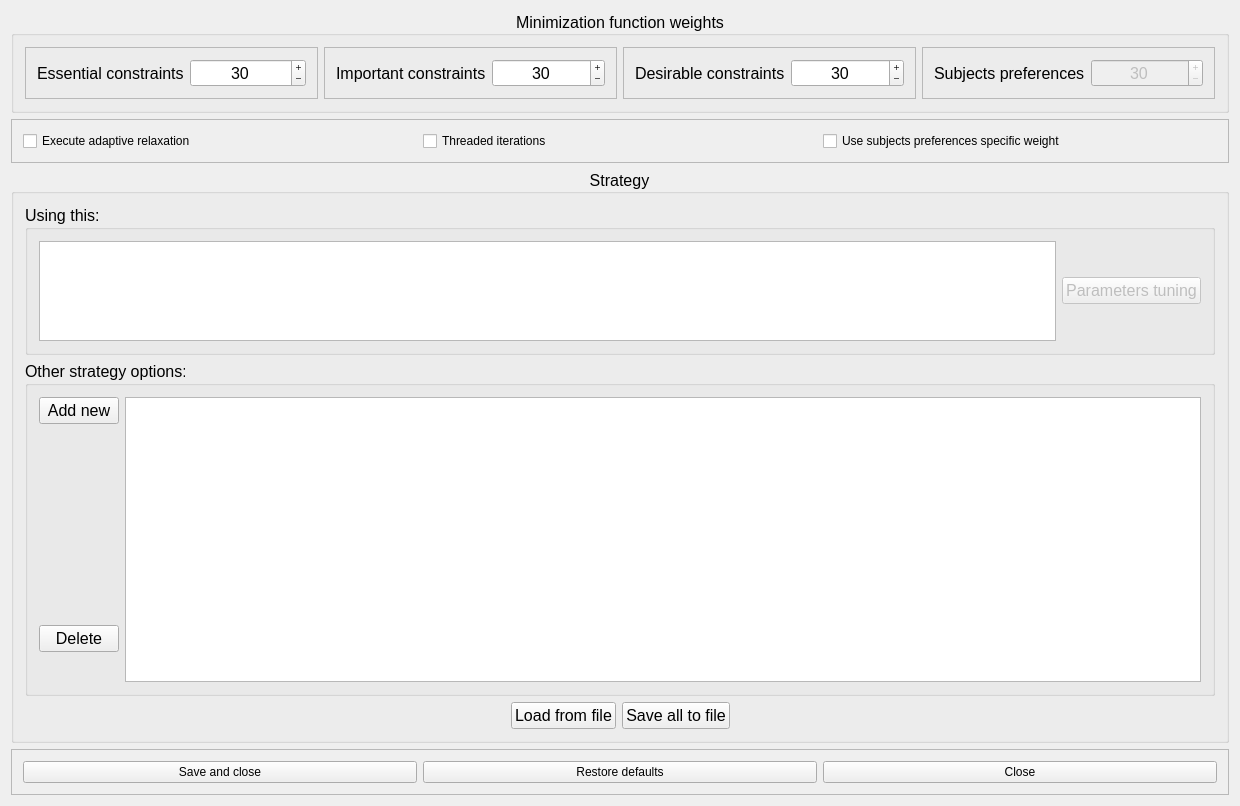
<?xml version="1.0" encoding="UTF-8"?>
<ui version="4.0">
 <class>TimetableGenerateSettingsForm_template</class>
 <widget class="QDialog" name="TimetableGenerateSettingsForm_template">
  <property name="enabled">
   <bool>true</bool>
  </property>
  <property name="geometry">
   <rect>
    <x>0</x>
    <y>0</y>
    <width>1240</width>
    <height>806</height>
   </rect>
  </property>
  <property name="maximumSize">
   <size>
    <width>100000</width>
    <height>100000</height>
   </size>
  </property>
  <property name="windowTitle">
   <string extracomment="Title of dialog of generation of a new timetable">Generate new timetable</string>
  </property>
  <property name="accessibleName">
   <string/>
  </property>
  <property name="styleSheet">
   <string notr="true">[accessibleName=&quot;caixa&quot;] { 
	border-style: solid;
	border-width: 1.2px;
}</string>
  </property>
  <layout class="QVBoxLayout" name="verticalLayout_3">
   <item>
    <widget class="QGroupBox" name="groupBox_14">
     <property name="minimumSize">
      <size>
       <width>0</width>
       <height>100</height>
      </size>
     </property>
     <property name="font">
      <font>
       <pointsize>12</pointsize>
      </font>
     </property>
     <property name="accessibleName">
      <string>caixa</string>
     </property>
     <property name="title">
      <string>Minimization function weights</string>
     </property>
     <property name="alignment">
      <set>Qt::AlignCenter</set>
     </property>
     <layout class="QHBoxLayout" name="horizontalLayout_7">
      <item>
       <widget class="QFrame" name="frame">
        <property name="maximumSize">
         <size>
          <width>16777215</width>
          <height>60</height>
         </size>
        </property>
        <property name="frameShape">
         <enum>QFrame::StyledPanel</enum>
        </property>
        <property name="frameShadow">
         <enum>QFrame::Raised</enum>
        </property>
        <property name="lineWidth">
         <number>1</number>
        </property>
        <layout class="QHBoxLayout" name="horizontalLayout">
         <item>
          <widget class="QLabel" name="label">
           <property name="text">
            <string>Essential constraints</string>
           </property>
          </widget>
         </item>
         <item>
          <widget class="QSpinBox" name="essentialWeightSpinBox">
           <property name="maximumSize">
            <size>
             <width>120</width>
             <height>16777215</height>
            </size>
           </property>
           <property name="alignment">
            <set>Qt::AlignCenter</set>
           </property>
           <property name="buttonSymbols">
            <enum>QAbstractSpinBox::PlusMinus</enum>
           </property>
           <property name="accelerated">
            <bool>true</bool>
           </property>
           <property name="correctionMode">
            <enum>QAbstractSpinBox::CorrectToNearestValue</enum>
           </property>
           <property name="minimum">
            <number>0</number>
           </property>
           <property name="maximum">
            <number>10000</number>
           </property>
           <property name="singleStep">
            <number>100</number>
           </property>
           <property name="value">
            <number>30</number>
           </property>
          </widget>
         </item>
        </layout>
       </widget>
      </item>
      <item>
       <widget class="QFrame" name="frame_2">
        <property name="maximumSize">
         <size>
          <width>16777215</width>
          <height>60</height>
         </size>
        </property>
        <property name="frameShape">
         <enum>QFrame::StyledPanel</enum>
        </property>
        <property name="frameShadow">
         <enum>QFrame::Raised</enum>
        </property>
        <layout class="QHBoxLayout" name="horizontalLayout_2">
         <item>
          <widget class="QLabel" name="label_2">
           <property name="text">
            <string>Important constraints</string>
           </property>
          </widget>
         </item>
         <item>
          <widget class="QSpinBox" name="importantWeightSpinBox">
           <property name="maximumSize">
            <size>
             <width>120</width>
             <height>16777215</height>
            </size>
           </property>
           <property name="alignment">
            <set>Qt::AlignCenter</set>
           </property>
           <property name="buttonSymbols">
            <enum>QAbstractSpinBox::PlusMinus</enum>
           </property>
           <property name="accelerated">
            <bool>true</bool>
           </property>
           <property name="correctionMode">
            <enum>QAbstractSpinBox::CorrectToNearestValue</enum>
           </property>
           <property name="minimum">
            <number>0</number>
           </property>
           <property name="maximum">
            <number>10000</number>
           </property>
           <property name="singleStep">
            <number>100</number>
           </property>
           <property name="value">
            <number>30</number>
           </property>
          </widget>
         </item>
        </layout>
       </widget>
      </item>
      <item>
       <widget class="QFrame" name="frame_4">
        <property name="maximumSize">
         <size>
          <width>16777215</width>
          <height>60</height>
         </size>
        </property>
        <property name="frameShape">
         <enum>QFrame::StyledPanel</enum>
        </property>
        <property name="frameShadow">
         <enum>QFrame::Raised</enum>
        </property>
        <layout class="QHBoxLayout" name="horizontalLayout_3">
         <item>
          <widget class="QLabel" name="label_3">
           <property name="text">
            <string>Desirable constraints</string>
           </property>
          </widget>
         </item>
         <item>
          <widget class="QSpinBox" name="desirableWeightSpinBox">
           <property name="maximumSize">
            <size>
             <width>120</width>
             <height>16777215</height>
            </size>
           </property>
           <property name="alignment">
            <set>Qt::AlignCenter</set>
           </property>
           <property name="buttonSymbols">
            <enum>QAbstractSpinBox::PlusMinus</enum>
           </property>
           <property name="accelerated">
            <bool>true</bool>
           </property>
           <property name="correctionMode">
            <enum>QAbstractSpinBox::CorrectToNearestValue</enum>
           </property>
           <property name="minimum">
            <number>0</number>
           </property>
           <property name="maximum">
            <number>10000</number>
           </property>
           <property name="singleStep">
            <number>1</number>
           </property>
           <property name="value">
            <number>30</number>
           </property>
          </widget>
         </item>
        </layout>
       </widget>
      </item>
      <item>
       <widget class="QFrame" name="frame_3">
        <property name="maximumSize">
         <size>
          <width>16777215</width>
          <height>60</height>
         </size>
        </property>
        <property name="frameShape">
         <enum>QFrame::StyledPanel</enum>
        </property>
        <property name="frameShadow">
         <enum>QFrame::Raised</enum>
        </property>
        <layout class="QHBoxLayout" name="horizontalLayout_4">
         <item>
          <widget class="QLabel" name="label_4">
           <property name="text">
            <string>Subjects preferences</string>
           </property>
          </widget>
         </item>
         <item>
          <widget class="QSpinBox" name="subjectPrefferenceWeightSpinBox">
           <property name="enabled">
            <bool>false</bool>
           </property>
           <property name="maximumSize">
            <size>
             <width>120</width>
             <height>16777215</height>
            </size>
           </property>
           <property name="alignment">
            <set>Qt::AlignCenter</set>
           </property>
           <property name="buttonSymbols">
            <enum>QAbstractSpinBox::PlusMinus</enum>
           </property>
           <property name="accelerated">
            <bool>true</bool>
           </property>
           <property name="correctionMode">
            <enum>QAbstractSpinBox::CorrectToNearestValue</enum>
           </property>
           <property name="minimum">
            <number>0</number>
           </property>
           <property name="maximum">
            <number>10000</number>
           </property>
           <property name="singleStep">
            <number>10</number>
           </property>
           <property name="value">
            <number>30</number>
           </property>
          </widget>
         </item>
        </layout>
       </widget>
      </item>
     </layout>
    </widget>
   </item>
   <item>
    <widget class="QFrame" name="frame_6">
     <property name="maximumSize">
      <size>
       <width>16777215</width>
       <height>60</height>
      </size>
     </property>
     <property name="frameShape">
      <enum>QFrame::StyledPanel</enum>
     </property>
     <property name="frameShadow">
      <enum>QFrame::Raised</enum>
     </property>
     <layout class="QHBoxLayout" name="horizontalLayout_10">
      <item>
       <widget class="QCheckBox" name="adaptiveCheckBox">
        <property name="text">
         <string>Execute adaptive relaxation</string>
        </property>
       </widget>
      </item>
      <item>
       <widget class="QCheckBox" name="threadedCheckBox">
        <property name="text">
         <string>Threaded iterations</string>
        </property>
       </widget>
      </item>
      <item>
       <widget class="QCheckBox" name="spSpecificCheckBox">
        <property name="enabled">
         <bool>true</bool>
        </property>
        <property name="text">
         <string>Use subjects preferences specific weight</string>
        </property>
       </widget>
      </item>
     </layout>
    </widget>
   </item>
   <item>
    <widget class="QGroupBox" name="groupBox">
     <property name="font">
      <font>
       <pointsize>12</pointsize>
      </font>
     </property>
     <property name="accessibleName">
      <string>caixa</string>
     </property>
     <property name="title">
      <string>Strategy</string>
     </property>
     <property name="alignment">
      <set>Qt::AlignCenter</set>
     </property>
     <layout class="QVBoxLayout" name="verticalLayout_2">
      <item>
       <widget class="QGroupBox" name="groupBox_2">
        <property name="maximumSize">
         <size>
          <width>16777215</width>
          <height>150</height>
         </size>
        </property>
        <property name="title">
         <string>Using this:</string>
        </property>
        <layout class="QHBoxLayout" name="horizontalLayout_9">
         <item>
          <widget class="QPlainTextEdit" name="usingStrategyLineEdit">
           <property name="maximumSize">
            <size>
             <width>16777215</width>
             <height>200</height>
            </size>
           </property>
           <property name="font">
            <font>
             <family>Ubuntu Mono</family>
            </font>
           </property>
           <property name="readOnly">
            <bool>true</bool>
           </property>
          </widget>
         </item>
         <item>
          <widget class="QPushButton" name="runPushButton">
           <property name="enabled">
            <bool>false</bool>
           </property>
           <property name="maximumSize">
            <size>
             <width>500</width>
             <height>16777215</height>
            </size>
           </property>
           <property name="text">
            <string>Parameters tuning</string>
           </property>
          </widget>
         </item>
        </layout>
       </widget>
      </item>
      <item>
       <widget class="QGroupBox" name="groupBox_3">
        <property name="title">
         <string>Other strategy options:</string>
        </property>
        <layout class="QHBoxLayout" name="horizontalLayout_6">
         <item>
          <layout class="QVBoxLayout" name="verticalLayout">
           <item>
            <widget class="QPushButton" name="addNewStrategyPushButton">
             <property name="text">
              <string>Add new</string>
             </property>
            </widget>
           </item>
           <item>
            <spacer name="verticalSpacer">
             <property name="orientation">
              <enum>Qt::Vertical</enum>
             </property>
             <property name="sizeHint" stdset="0">
              <size>
               <width>20</width>
               <height>40</height>
              </size>
             </property>
            </spacer>
           </item>
           <item>
            <widget class="QPushButton" name="deleteStrategyPushButton">
             <property name="text">
              <string>Delete</string>
             </property>
            </widget>
           </item>
           <item>
            <spacer name="verticalSpacer_2">
             <property name="orientation">
              <enum>Qt::Vertical</enum>
             </property>
             <property name="sizeType">
              <enum>QSizePolicy::Maximum</enum>
             </property>
             <property name="sizeHint" stdset="0">
              <size>
               <width>20</width>
               <height>30</height>
              </size>
             </property>
            </spacer>
           </item>
          </layout>
         </item>
         <item>
          <widget class="QListWidget" name="strategiesListWidget">
           <property name="font">
            <font>
             <family>Ubuntu Mono</family>
            </font>
           </property>
           <property name="spacing">
            <number>4</number>
           </property>
           <property name="viewMode">
            <enum>QListView::ListMode</enum>
           </property>
           <property name="uniformItemSizes">
            <bool>true</bool>
           </property>
          </widget>
         </item>
        </layout>
       </widget>
      </item>
      <item>
       <layout class="QHBoxLayout" name="horizontalLayout_8">
        <item>
         <spacer name="horizontalSpacer">
          <property name="orientation">
           <enum>Qt::Horizontal</enum>
          </property>
          <property name="sizeHint" stdset="0">
           <size>
            <width>40</width>
            <height>20</height>
           </size>
          </property>
         </spacer>
        </item>
        <item>
         <widget class="QPushButton" name="loadPushButton">
          <property name="maximumSize">
           <size>
            <width>500</width>
            <height>16777215</height>
           </size>
          </property>
          <property name="text">
           <string>Load from file</string>
          </property>
         </widget>
        </item>
        <item>
         <widget class="QPushButton" name="saveToFilePushButton">
          <property name="maximumSize">
           <size>
            <width>500</width>
            <height>16777215</height>
           </size>
          </property>
          <property name="text">
           <string>Save all to file</string>
          </property>
         </widget>
        </item>
        <item>
         <spacer name="horizontalSpacer_2">
          <property name="orientation">
           <enum>Qt::Horizontal</enum>
          </property>
          <property name="sizeHint" stdset="0">
           <size>
            <width>40</width>
            <height>20</height>
           </size>
          </property>
         </spacer>
        </item>
       </layout>
      </item>
     </layout>
    </widget>
   </item>
   <item>
    <widget class="QFrame" name="frame_5">
     <property name="maximumSize">
      <size>
       <width>16777215</width>
       <height>50</height>
      </size>
     </property>
     <property name="frameShape">
      <enum>QFrame::StyledPanel</enum>
     </property>
     <property name="frameShadow">
      <enum>QFrame::Raised</enum>
     </property>
     <property name="lineWidth">
      <number>1</number>
     </property>
     <layout class="QHBoxLayout" name="horizontalLayout_5">
      <item>
       <widget class="QPushButton" name="savePushButton">
        <property name="text">
         <string>Save and close</string>
        </property>
       </widget>
      </item>
      <item>
       <widget class="QPushButton" name="restorePushButton">
        <property name="text">
         <string>Restore defaults</string>
        </property>
       </widget>
      </item>
      <item>
       <widget class="QPushButton" name="closePushButton">
        <property name="text">
         <string>Close</string>
        </property>
       </widget>
      </item>
     </layout>
    </widget>
   </item>
  </layout>
 </widget>
 <layoutdefault spacing="6" margin="11"/>
 <resources/>
 <connections/>
</ui>
